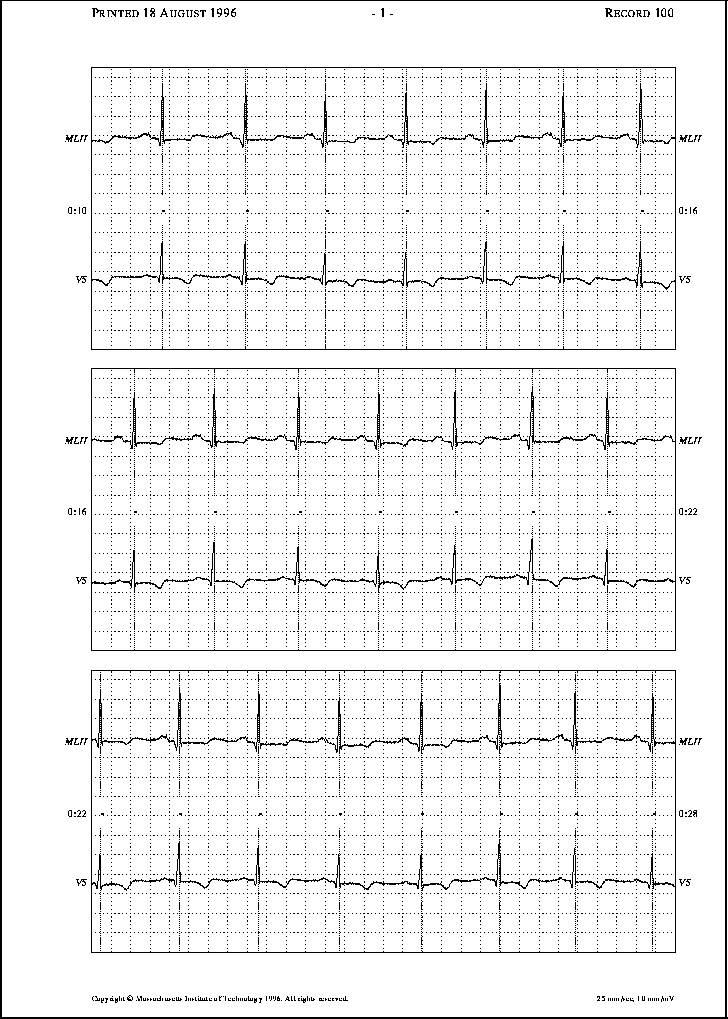
#> input picture packages/wfdb-10.5.24/doc/wug-src/wave/png/chart2.png, 728 x 1019 px; its folder holds only this picture in this run
$ python ObjectDetector.py ../packages/wfdb-10.5.24/doc/wug-src/wave/png/chart2.png --imagepath ../packages/wfdb-10.5.24/doc/wug-src/wave/png/fulldisc.png --imagedir ../packages/wfdb-10.5.24/doc/wug-src/wave/png   (older library calls are emulated)
#> lines starting #> are read from the running program, lines starting #| are printed output that depends on the picture; after the words box and inside, x2 and y2 are one past the last pixel; in counts of white or black regions, pixels touching at a corner belong together

import matplotlib
matplotlib.use('qt5agg')
import scipy.interpolate as spi
import matplotlib.pyplot as plt
import numpy as np
import re
from os.path import isdir, exists
from os import listdir
from sklearn.cluster import AgglomerativeClustering, KMeans, dbscan
from sklearn.neighbors import kneighbors_graph
from skimage import restoration
from skimage.draw import polygon, polygon_perimeter, circle
from skimage.color import rgb2gray, label2rgb
from skimage.io import imread, imsave, imread_collection, imshow
from skimage.filters import threshold_otsu
from skimage.morphology import square, binary_closing, closing, dilation
from skimage.transform import resize
from skimage import measure
from skimage.util import img_as_uint, img_as_ubyte, img_as_float
from operator import mul
from functools import reduce
import argparse

parser = argparse.ArgumentParser()
parser.add_argument('file_path', help = "path to the file or directory to be oppened the saved labels MUST be in this directory")
parser.add_argument('-i', '--imagepath', help= "Save the object detected image to a path")
parser.add_argument('-imd', '--imagedir', help = "Directory where to put the labeled images" )
parser.add_argument('-p', '--patch', help = "Patch regions considered to be noise")
parser.add_argument('-pd', '--patchdir', help = "Location of patched images")
parser.add_argument('-e', '--expand', help = "Expand image when patching", default = False, action = 'store_true')
parser.add_argument('-c','--cluster', help = "Once patched perform clustering")
parser.add_argument('-cd', '--clusterdir', help = "Cluster dir for batch clurstering images")
parser.add_argument('--use_patched', help = "When clustering, use this option to load just the patched versions of the images")


class ObjectDetector(object):
    """
    Class to identify shapes in the B/W ECG IMAGE
    """

    RECTANGLE_TOLERANCE = 0.80


    def __init__(self, *args, **kwargs):
        if len(args) == 0:
            raise TypeError('No arguments provided')
        elif len(args) == 1:
            self.img_src = imread(args[0])
#> self.img_src: shape (1019, 728) bool; 94.7% white; black in thin lines or dots
            self.regions = []


    def get_image_area(self):
        return reduce(mul,self.img_src.shape)

    def object_detect(self):
        """
        This method returns a labeled image with acording to the similarity of the pixels in a
        certain area. Similar pixels are considered to belong to the same object
        """
        image = self.img_src.copy()
        image = restoration.denoise_tv_chambolle(image, weight=0.1)
        thresh = threshold_otsu(image)
#> thresh = 0.343
        bw = closing(image > thresh, square(2))
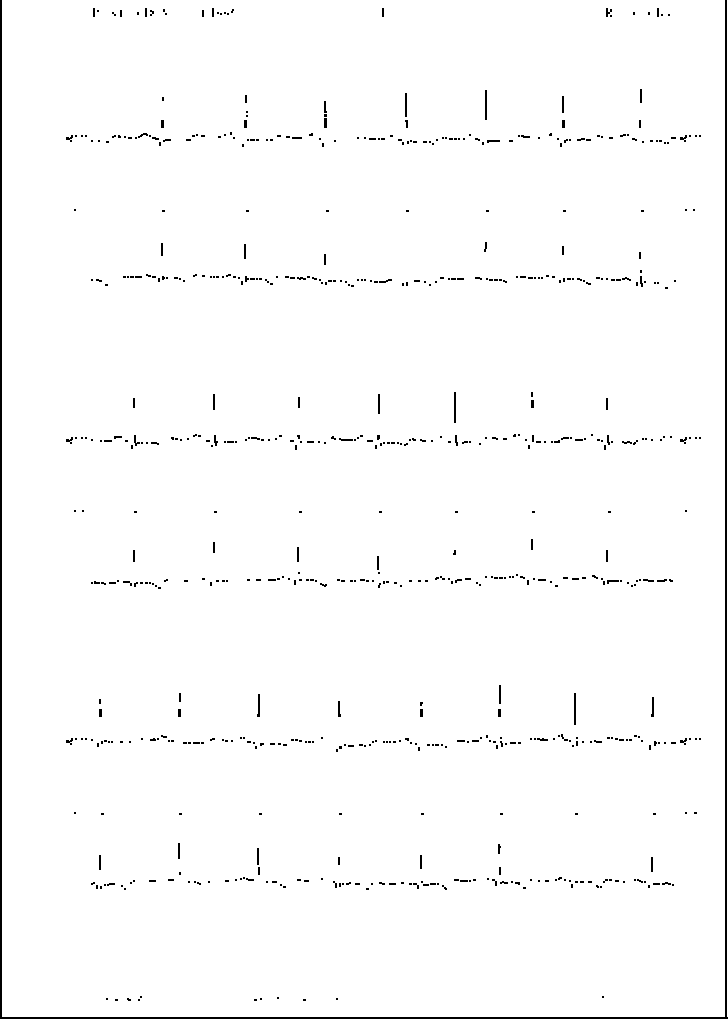
#> bw: shape (1019, 728) bool; 98.4% white; 687 black regions (622 under 20 px), largest, box (x1, y1, x2, y2) and area: (0, 0, 728, 1019) 5524, (574, 693, 576, 725) 64, (454, 392, 456, 423) 62
        cleared = bw.copy()
        label_image = measure.label(cleared, connectivity=2)
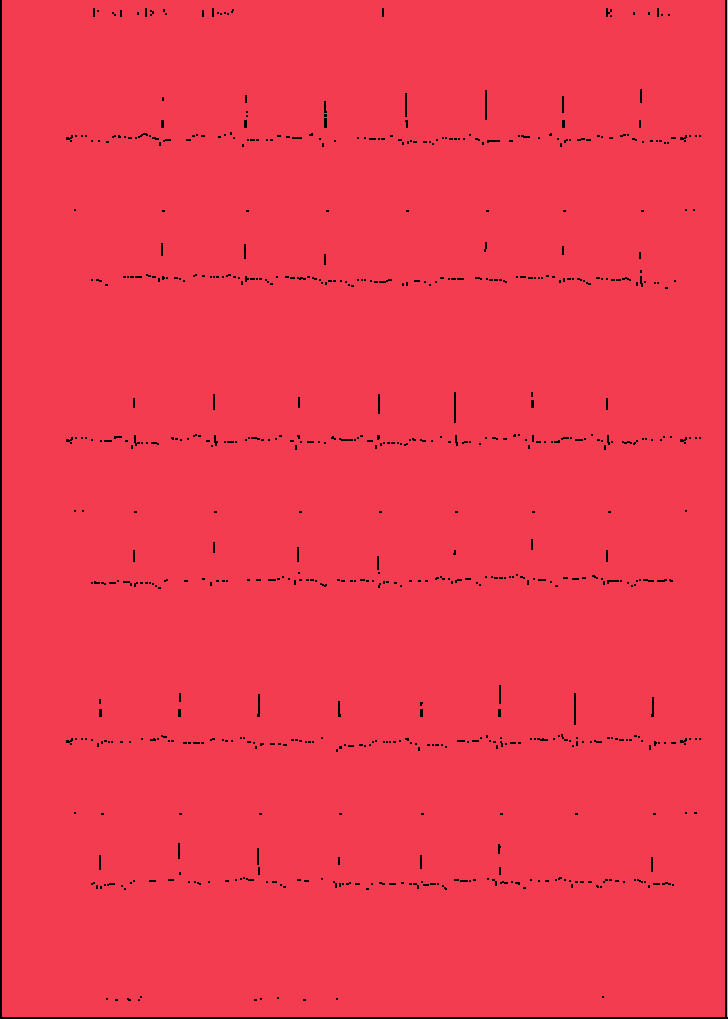
#> label_image: shape (1019, 728) int32; 3 distinct labels, from 0 to 2; one colour per label, 0 black
        borders = np.logical_xor(bw, cleared)
#> borders: shape (1019, 728) bool; every value is 0
        label_image[borders] = -1
        return label_image

    # [212 lines left out: functions __get_objects_coordinates, crop_resize_ravel, generate_matrix, get_object_detected_image, __find_base_lines, __expand_image and 3 more, not called in this run]


def process_bn_image(file_path,**kwargs):
    """
        Proccess to be applied to a single image includes loading the image, getting the labels
        of  different regions, filtering the desired ones, create a region labeled image and deleting
        the regions considered to be noisy.
    """
    matrix_path = kwargs.get('matrix_path')
    image_path = kwargs.get('image_path')
    patch_dir = kwargs.get('patch_dir')
    clusters_path = kwargs.get("clusters_path")
    expand = kwargs.get('expand',False)
    load_patched = kwargs.get('load_patched')
    object_detector = ObjectDetector(file_path)
    regions_path = file_path[:-3] + 'npy'
    if regions_path and (matrix_path or image_path or (clusters_path and not load_patched) or patch_dir ):
        try:
            labeled_image = np.load(regions_path)
        except IOError:
            labeled_image = object_detector.object_detect()
            np.save(regions_path,labeled_image)

    if matrix_path:
        object_detected_matrix = object_detector.generate_matrix(labeled_image)
        np.save(matrix_path,object_detected_matrix)

    if image_path:
#> (the run stopped early here; a loop or call above may not have finished)

$ run again, on packages/wfdb-10.5.24/doc/wug-src/wave/png/fulldisc.png
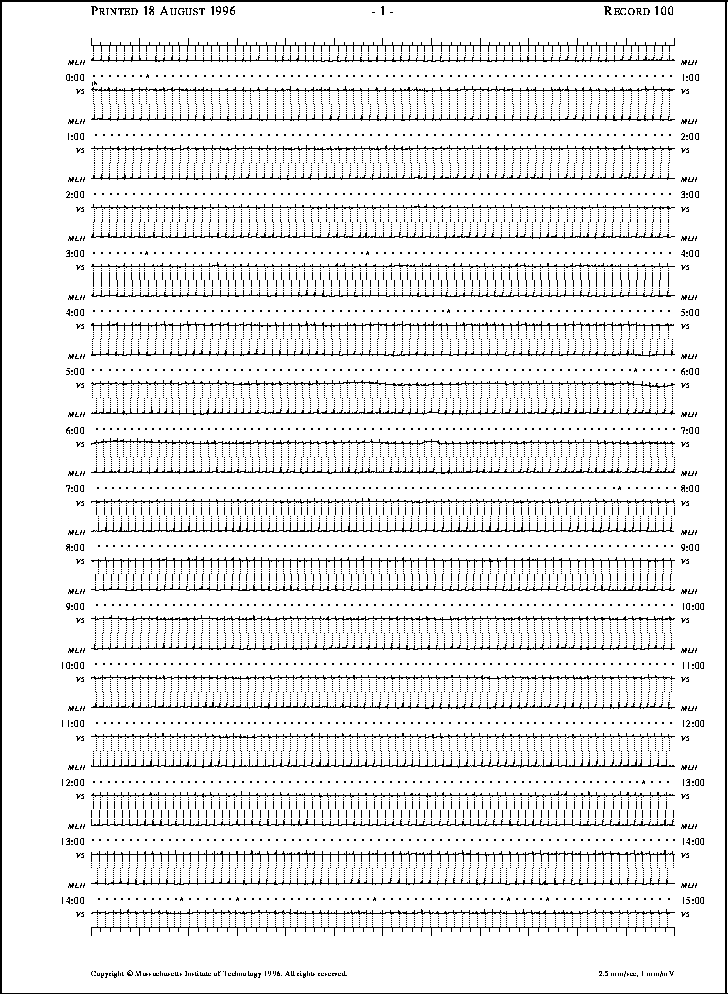
#> input picture packages/wfdb-10.5.24/doc/wug-src/wave/png/fulldisc.png, 728 x 994 px
#> self.img_src: shape (994, 728) bool; 91.1% white; black in thin lines or dots
#> thresh = 0.342
#> in object_detect, `bw = closing(image > thresh, square(2))`:
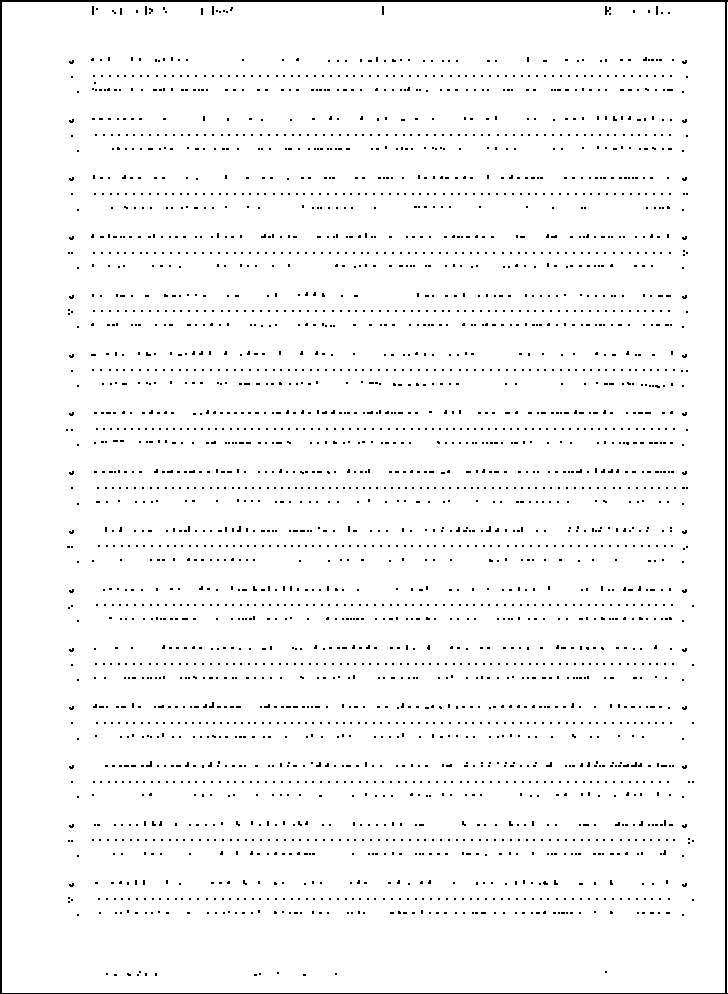
#> bw: shape (994, 728) bool; 96.9% white; black in thin lines or dots
#> in object_detect, `label_image = measure.label(cleared, connectivity=2)`:
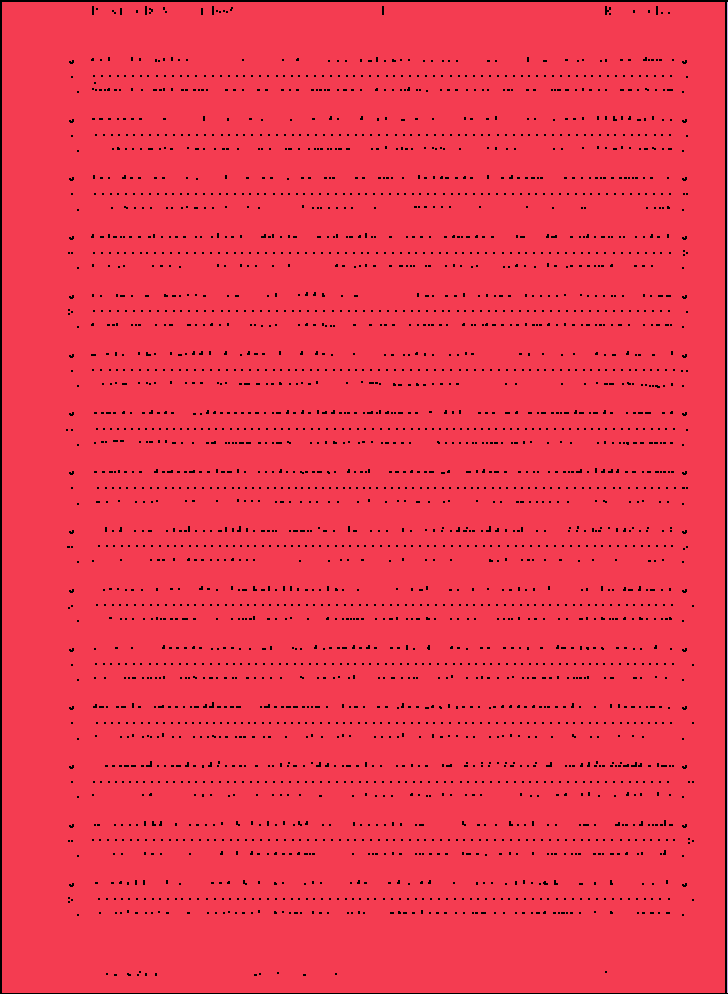
#> label_image: shape (994, 728) int32; 3 distinct labels, from 0 to 2; one colour per label, 0 black
#> borders: shape (994, 728) bool; every value is 0
